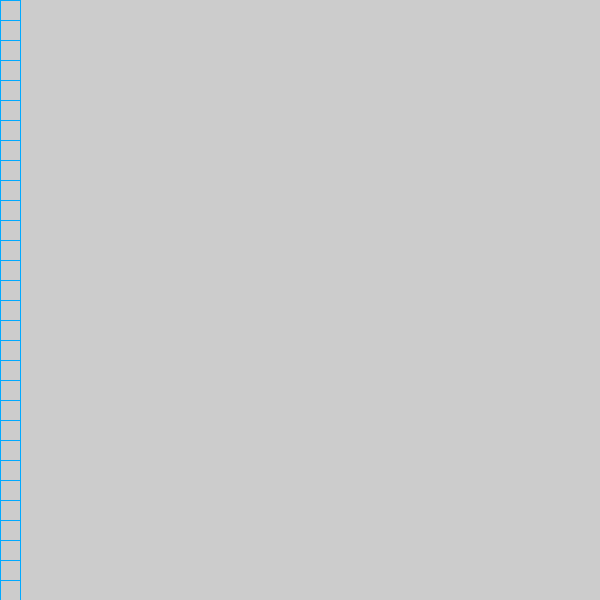
Frame 1 (no input)
Frame 60 (the mouse pressed at the canvas centre just before this capture): identical to frame 1, image omitted
Frame 120 (the mouse held since frame 60 and released just before this capture): identical to frame 1, image omitted

The Processing sketch that drew this single still picture (run headless with seeded random() and noise(); from frame 60 on, the mouse is pressed at the canvas centre):

// Processing sketch: processing_110055
// ── processing_110055.pde

void setup() {
  size(600, 600);
  smooth();
  colorMode(HSB, 360, 100, 100, 100);
}

void draw() {
  
  
  for (int i = 0;i < width;i+=20) {
    float rainbow = map(i, 0, width, 200, 360);
    stroke(rainbow, 100, 100, 100);
    for (int j = 0; j < height;j+=20) {
      if (mouseX > i && mouseX < i +20 && mouseY > j && mouseY < j+20 && mousePressed) {
       
        fill(rainbow, 100, 70, 80);
      } 
      else {
        noFill();
      }
      if (i  == 0) {
        rect(i, j, 20, 20);
      }
    }
  }
}
